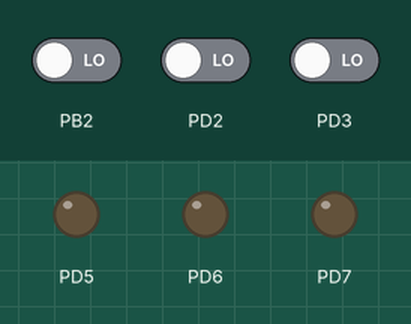
Bench run of a program on a simulated ATmega32, built with avr-gcc and emulated at 8 MHz. On the bench: output pins drawn as LEDs (lit = HIGH). The test bench sets the inputs (shaded band); at power-on: PB2 LOW, PD2 LOW, PD3 LOW.

Above: at 1.2 s.
1.3 s: PB2 driven HIGH
At 1.7 s:
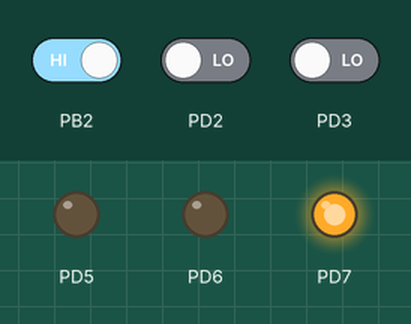
3.8 s: PD2 driven HIGH
At 4.6 s:
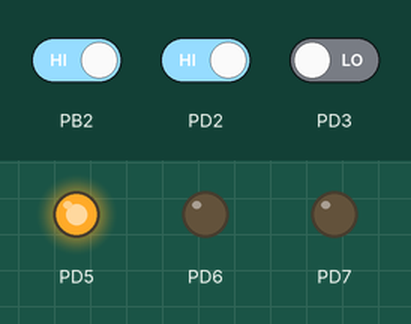
6.3 s: PD3 driven HIGH
At 6.7 s:
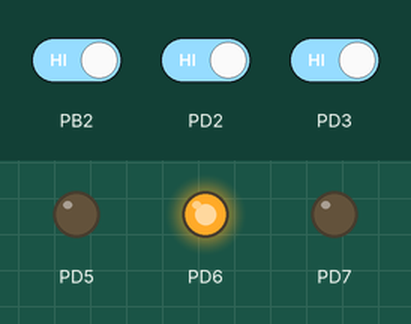
Timing chart, 0 to 9.3 s (numbered marks = the images above; inputs shaded):
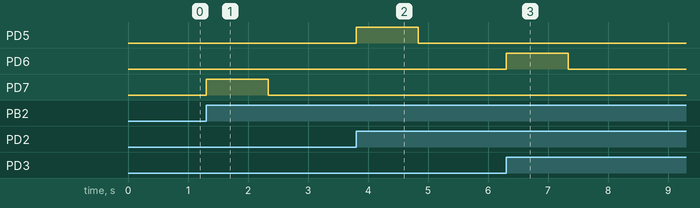

Measured:
- after the input at 1.3 s, PD7: LOW → HIGH at once, → LOW 1.0 s later
- after the input at 3.8 s, PD5: LOW → HIGH at once, → LOW 1.0 s later
- after the input at 6.3 s, PD6: LOW → HIGH at once, → LOW 1.0 s later

The program:

main.c
```c
/*
 * main.c
 *
 *  Created on: Aug 21, 2022
 *      Author: Mahmoud Karem Zamel
 */

/*******************************************************************************/
/*******************************************************************************/

#include <util/delay.h>
#include "Platform_Types.h"
#include "BIT_MATH.h"


/*******************************************************************************/
/*******************************************************************************/

/* Macros */
#define EXTI_LINE0   6
#define EXTI_LINE1   7
#define EXTI_LINE2   5


/* Registers Definitions */

#define MCUCR_REG   *((vuint8_t *)0x55)
#define MCUCSR_REG  *((vuint8_t *)0x54)
#define GICR_REG    *((vuint8_t *)0x5B)
#define GIFR_REG    *((vuint8_t *)0x5A)

#define SREG			*((volatile uint8*) 0X5F)	/* Status Register */
#define SREG_I			7							/* Global Interrupt Enable Bit */

/* Group D Registers */
#define PORTD_Register  *((volatile uint8*)0x32)
#define DDRD_Register   *((volatile uint8*)0x31)
#define PIND_Register   *((volatile uint8*)0x30)

/*******************************************************************************/
/*******************************************************************************/
void GPIOD_init ()
{
	/* Pins Direction */

	// Input Pins
	CLR_BIT(DDRD_Register,2);
	CLR_BIT(DDRD_Register,3);

	// Output
	SET_BIT(DDRD_Register,5);
	SET_BIT(DDRD_Register,6);
	SET_BIT(DDRD_Register,7);

}

uint8 GPIOD_GetPinVal ( uint8 Copy_uint8PIN)
{
	return GET_BIT(PORTD_Register,Copy_uint8PIN);
}

void GPIOD_SetPinVal ( uint8 Copy_uint8PIN , uint8 Copy_uint8Value)
{
	if (Copy_uint8Value == 1)
	{
		SET_BIT(PORTD_Register,Copy_uint8PIN);
	}

	else if (Copy_uint8Value == 0)
	{
		CLR_BIT(PORTD_Register,Copy_uint8PIN);
	}


}

/*******************************************************************************/
/*******************************************************************************/
void EXTI_EN ()
{
	SET_BIT( GICR_REG , EXTI_LINE0 );
	SET_BIT( GICR_REG , EXTI_LINE1 );
	SET_BIT( GICR_REG , EXTI_LINE2 );
}

void EXTI_init ()
{

	// EXTI0 >>> SENSE MODE >>> ON CHANGE (Rising & Falling )
	SET_BIT( MCUCR_REG , 0 ); CLR_BIT( MCUCR_REG , 1 );

	// EXTI1 >>> SENSE MODE >>> ON CHANGE (Rising & Falling )
	SET_BIT( MCUCR_REG , 2 ); CLR_BIT( MCUCR_REG , 3 );

	// EXTI2 >>> SENSE MODE >>> Rising Edge
	SET_BIT( MCUCSR_REG , 6 );

	EXTI_EN ();

}

/*******************************************************************************/

void EXTI_ClearFlag ( uint8 Copy_uint8Line )
{
	SET_BIT( GIFR_REG , Copy_uint8Line );
}


/*******************************************************************************/
/*******************************************************************************/
/*******************************************************************************/

void main ()
{
	GPIOD_init ();
	EXTI_init ();
	// Global INT EN
	SET_BIT (SREG , SREG_I) ;

	while(1)
	{
		// Turn off all LEDs
		CLR_BIT(PORTD_Register,5);
		CLR_BIT(PORTD_Register,6);
		CLR_BIT(PORTD_Register,7);
	}
}

/*******************************************************************************/
/*******************************************************************************/
/*******************************************************************************/

/* ISR --> Implementation */
void __vector_1(void) __attribute__((signal));
void __vector_1(void)
{
	EXTI_ClearFlag( EXTI_LINE0 );
	// Turn led on
	PORTD_Register |= (1<<5);

	// Wait 1 second
	_delay_ms(1000);

	// Turn led off
	PORTD_Register &= (~1<<5);


}

void __vector_2(void) __attribute__((signal));
void __vector_2(void)
{
	EXTI_ClearFlag( EXTI_LINE1 );
	// Turn led on
	PORTD_Register |= (1<<6);

	// Wait 1 second
	_delay_ms(1000);

	// Turn led off
	PORTD_Register &= (~1<<6);


}

void __vector_3(void) __attribute__((signal));
void __vector_3(void)
{
	EXTI_ClearFlag( EXTI_LINE2 );
	// Turn led on
	PORTD_Register |= (1<<7);

	// Wait 1 second
	_delay_ms(1000);

	// Turn led off
	PORTD_Register &= (~1<<7);

}
```

Platform_Types.h
```c
/*
 *<<<<<<<<<<<<<<<<<<<<<<<<<<<<<<<<<<<<<<<<<<<<    STD_TYPES.h    >>>>>>>>>>>>>>>>>>>>>>>>>>>>>>>>>>>>>>>>>>>>>
 *
 *  Author : Mahmoud Karem Zamel
 *  Platform_Types.h
 *
 */


#ifndef PLATFORM_TYPES_H_
#define PLATFORM_TYPES_H_

#include <stdbool.h>
#include <stdint.h>


typedef char                               char_t ;
typedef int8_t                             sint8  ;
typedef uint8_t                            uint8  ;
typedef int16_t                            sint16 ;
typedef uint16_t                           uint16 ;
typedef int32_t                            sint32 ;
typedef uint32_t                           uint32 ;
typedef int64_t                            sint64 ;
typedef uint64_t                           uint64 ;

typedef volatile int8_t                    vsint8_t  ;
typedef volatile uint8_t                   vuint8_t  ;
typedef volatile int16_t                   vsint16_t ;
typedef volatile uint16_t                  vuint16_t ;
typedef volatile int32_t                   vsint32_t ;
typedef volatile uint32_t                  vuint32_t ;
typedef volatile int64_t                   vsint64_t ;
typedef volatile uint64_t                  vuint64_t ;

typedef float                              float32;
typedef double                             float64;

#endif /* PLATFORM_TYPES_H_ */
```

BIT_MATH.h
```c
/*
 *<<<<<<<<<<<<<<<<<<<<<<<<<<<<<<<<<<<<<<<<<<<<    STD_MACROS.h || BIT_MATH.h    >>>>>>>>>>>>>>>>>>>>>>>>>>>>>>>>>>>>>>>>>>>>>
 *
 * Author  : Mahmoud Karem Zamel
 *  Layer  : LIB
 *
 *
 */

#ifndef BIT_MATH_H_
#define BIT_MATH_H_


#define REGISTER_SIZE 8
#define SET_BIT(reg,bit)    reg|=(1<<bit)
#define CLR_BIT(reg,bit)    reg&=(~(1<<bit))
#define TOG_BIT(reg,bit)    reg^=(1<<bit)
#define GET_BIT(reg,bit)    (reg&(1<<bit))>>bit
#define IS_BIT_SET(reg,bit)  (reg&(1<<bit))>>bit
#define IS_BIT_CLR(reg,bit)  !((reg&(1<<bit))>>bit)
#define ROR(reg,num)         reg=(reg<<(REGISTER_SIZE-num))|(reg>>(num))
#define ROL(reg,num)        reg= (reg>>(REGISTER_SIZE-num))|(reg<<(num))


#endif //BIT_MATH_H_
```
